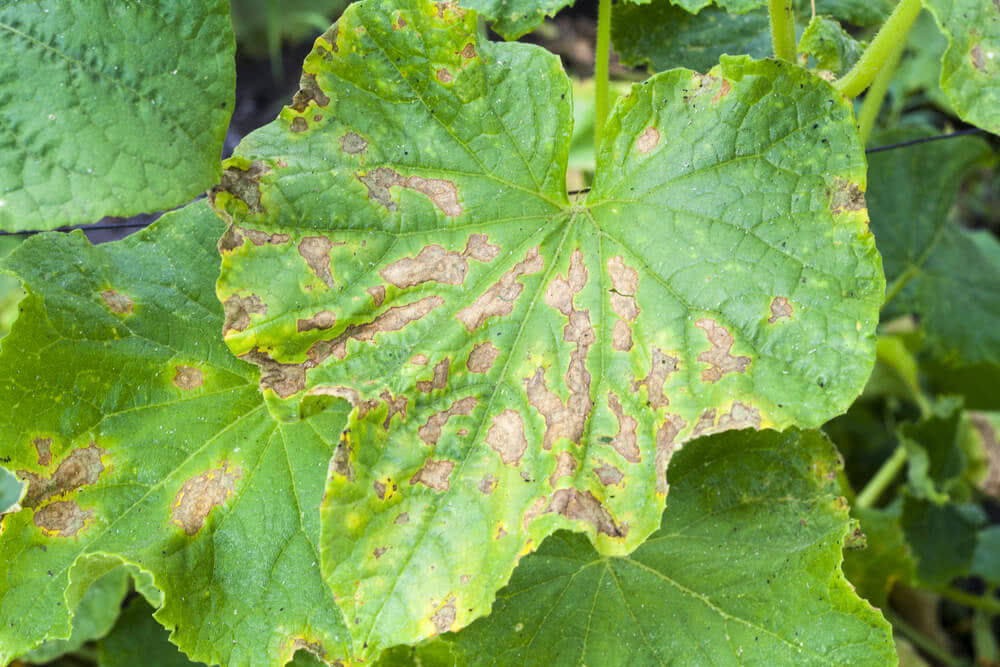
#> input picture test_images/spot2.jpg, 1000 x 667 px
$ jupyter execute 'Background Segmentation.ipynb'
#> lines starting #> are read from the running program, lines starting #| are printed output that depends on the picture; after the words box and inside, x2 and y2 are one past the last pixel; in counts of white or black regions, pixels touching at a corner belong together
[cell 1]
import numpy as np
import cv2
import matplotlib.pyplot as plt
import imutils
import seaborn as sns

<h2>Load Image</h2>

[cell 2]
image = cv2.cvtColor(cv2.imread("../../test_images/spot2.jpg"), cv2.COLOR_BGR2RGB)

plt.imshow(image)

<h2> Algorithm to segment out the background </h2>

[cell 3]
def segment_background(image):
    '''
    This functions segments out the background given a leaf image.

    Inputs:
    image => a numpy array representation of the original image.

    Returns:
    seg_image => segmented image mask
    '''
    im = np.copy(image)

    hsv = cv2.cvtColor(im, cv2.COLOR_RGB2HSV)
#> hsv: shape (667, 1000, 3); mean H, S, V 45.3, 136.6, 165.3

    s_max = np.amax(hsv[:, :, 1])
#> s_max = 255
    s_min = np.amin(hsv[:, :, 1])
#> s_min = 0

    v_max = np.amax(hsv[:, :, 2])
#> v_max = 255
    v_min = np.amin(hsv[:, :, 2])
#> v_min = 1

    hsv = hsv.reshape(-1, 3)

    for idx, pixel in enumerate(hsv):
        h, s, v = pixel
        norm_s  = (s - s_min) / (s_max - s_min)
        norm_v = (v - v_min) / (v_max - v_min)

        if norm_s > 0.1 and norm_s < 0.5:
            s = (0.7 * (s_max - s_min)) + s_min

        if norm_v > 0.6:
            v = (0.4 * (v_max - v_min)) + v_min

        hsv[idx] = np.array([h, s, v], dtype = np.uint8)
#> this loop made 667000 passes
#> (pixel, h, norm_s, norm_v) on passes 1 to 12: ([74, 93, 145], 74, 0.365, 0.567), ([73, 87, 155], 73, 0.341, 0.606), ([72, 89, 155], 72, 0.349, 0.606), ([70, 91, 151], 70, 0.357, 0.591), ([68, 93, 150], 68, 0.365, 0.587), ([67, 103, 136], 67, 0.404, 0.531), ([65, 116, 123], 65, 0.455, 0.48), ([65, 115, 124], 65, 0.451, 0.484), ([73, 118, 130], 73, 0.463, 0.508), ([73, 112, 137], 73, 0.439, 0.535), ([73, 105, 146], 73, 0.412, 0.571), ([73, 97, 158], 73, 0.38, 0.618)
#> (h, norm_s, norm_v) on passes 61 to 66: (65, 0.392, 0.63), (63, 0.357, 0.657), (60, 0.349, 0.654), (58, 0.392, 0.61), (60, 0.384, 0.669), (59, 0.392, 0.646)

    hsv = hsv.reshape(im.shape)
#> hsv: shape (667, 1000, 3); mean H, S, V 45.3, 177.3, 105.3

    im = cv2.cvtColor(hsv, cv2.COLOR_HSV2RGB)
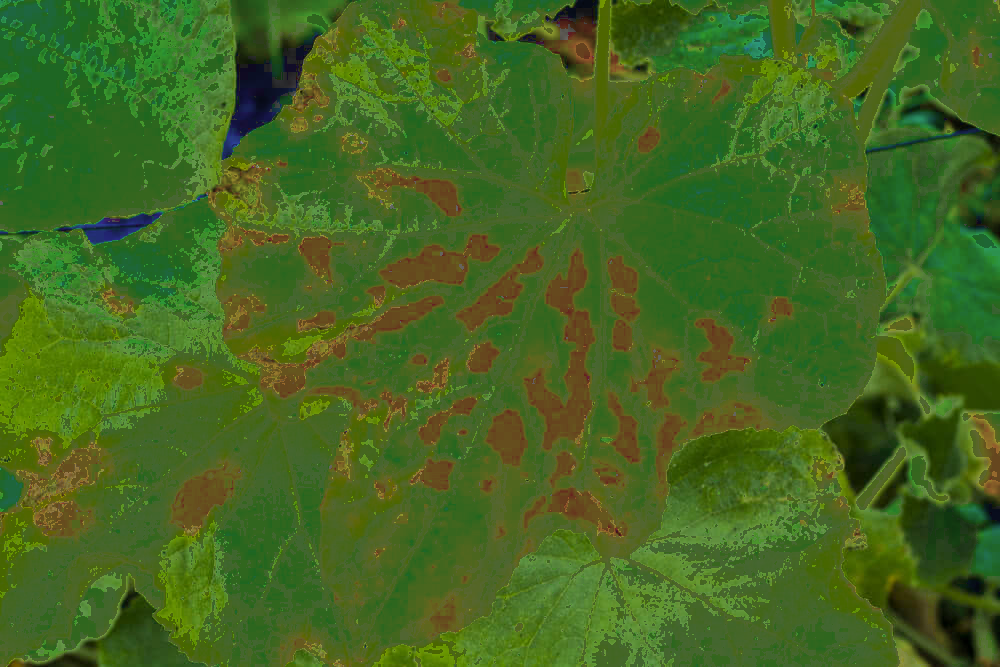
#> im: shape (667, 1000, 3); mean R, G, B 68.2, 103.1, 32.6
    #max red
    max_r = np.amax(im[:, :, 0])
#> max_r = 153

    #max green
    max_g = np.amax(im[:, :, 1])
#> max_g = 153

    #max blue
    max_b = np.amax(im[:, :, 2])
#> max_b = 151

    #calculating normalized pixels
    norm_r = im[:, :, 0] / max_r

    norm_g = im[:, :, 1] / max_g

    norm_b = im[:, :, 2] / max_b

    #calculating chromatic co-ordinates
    r = norm_r / (norm_r + norm_g + norm_b)

    g = norm_g / (norm_r + norm_g + norm_b)

    b = norm_b / (norm_r + norm_g + norm_b)


    #calculate excess green index
    ex_green = 2*g - r - b

    #calculate excess red index
    ex_red = 1.4*r - g - b


    #obtain ex_green - ex_red
    diff = (ex_green) * 255

    diff = diff.astype('uint8')

    #apply otsus thresholding on this channel
    res, th2 = cv2.threshold(diff, 0, 255, cv2.THRESH_BINARY + cv2.THRESH_OTSU)
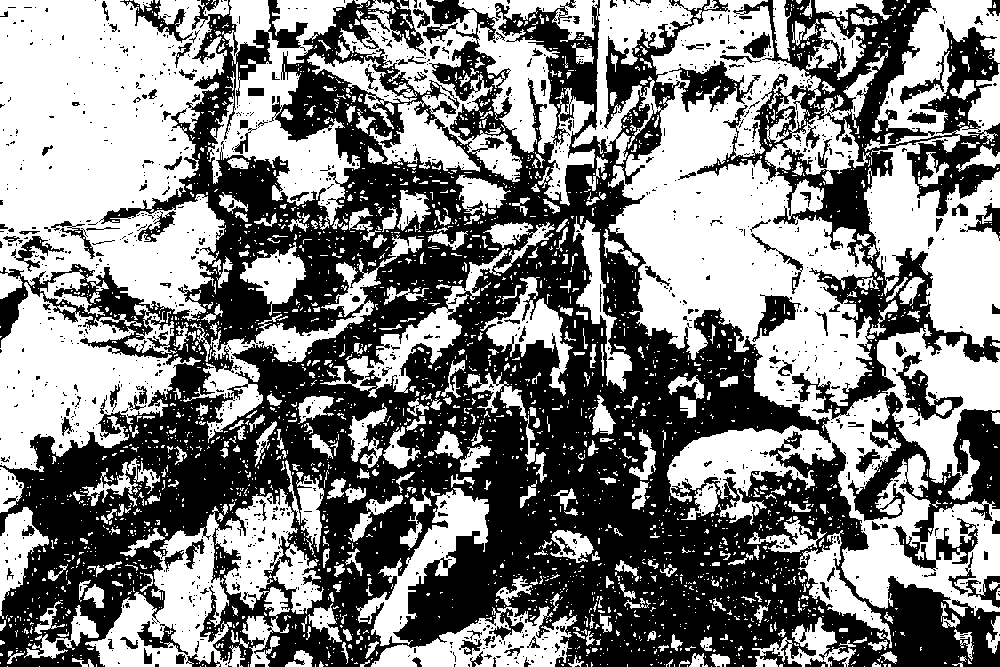
#> th2: shape (667, 1000); 50.8% white; 1320 black regions (1166 under 20 px), largest, box (x1, y1, x2, y2) and area: (0, 0, 1000, 667) 266749, (697, 0, 1000, 420) 32330, (848, 392, 1000, 571) 9262
#> res = 136

    return th2

[cell 4]
seg = segment_background(image)
plt.imshow(seg, cmap = 'gray', vmin = 0, vmax = 255)

<p> Not a good method for diseased images</p>

[cell 5]
resImg = cv2.bitwise_and(image, image, mask = 255 - seg)
plt.imshow(resImg)

[cell 6]
im = cv2.cvtColor(image, cv2.COLOR_RGB2LAB)
#> im: shape (667, 1000, 3); mean of channels 0, 1, 2 159.6, 101.4, 165.3
blur = cv2.GaussianBlur(im[:, :, 1],(5,5),0)
res, th2 = cv2.threshold(blur, 0, 255, cv2.THRESH_BINARY + cv2.THRESH_OTSU)
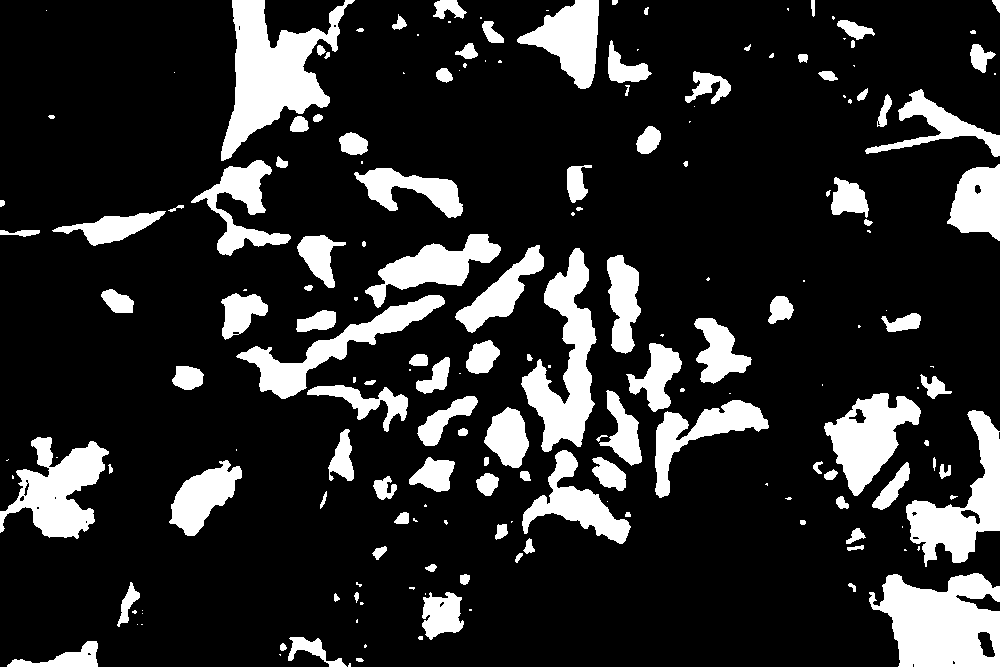
#> th2: shape (667, 1000); 17.3% white; 188 white regions (70 under 20 px), largest, box (x1, y1, x2, y2) and area: (221, 0, 355, 161) 9138, (869, 573, 1000, 667) 8766, (521, 248, 597, 452) 6761
#> res = 109

plt.imshow(th2, cmap = 'gray', vmin = 0, vmax = 255)

[cell 7]
resImg = cv2.bitwise_and(image, image, mask = 255 - th2)
plt.imshow(resImg)

<h2> Using Kmeans Clustering</h2>

[cell 8]
image2=cv2.cvtColor(image, cv2.COLOR_RGB2LAB)

l,a,b=cv2.split(image2)
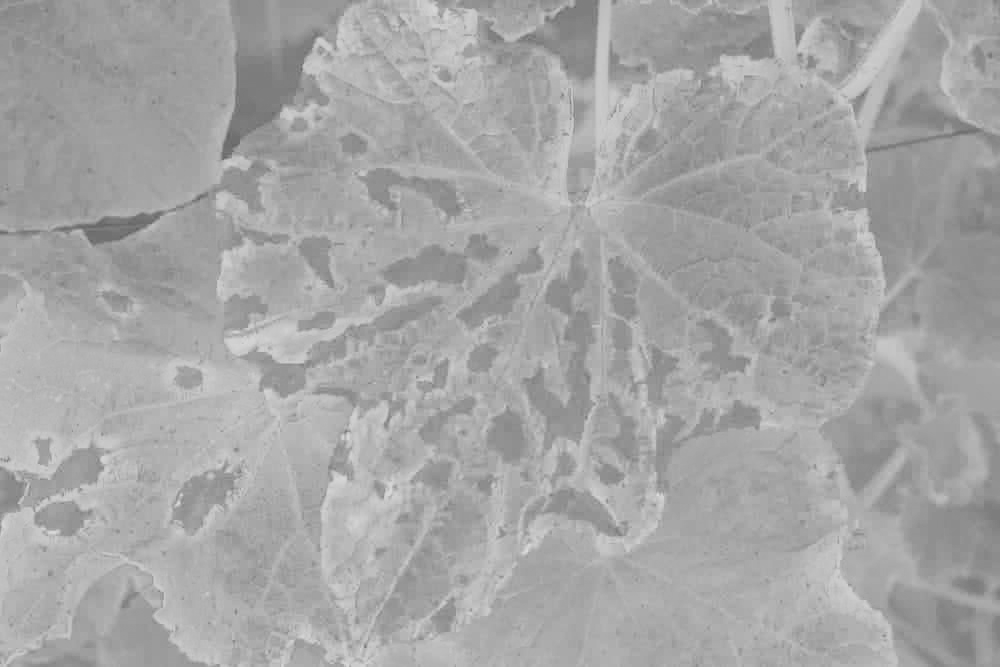
#> b: shape (667, 1000); min 97, max 221, mean 165.3

l,a,b=(l.flatten(),a.flatten(),b.flatten())
#create a vector containing a*b* channel
shape=image.shape
#> shape = (667, 1000, 3)

vector=image2[:,:,1:]
vector=vector.reshape(-1,2)
#> vector = 667000 pairs, first value 76 to 153, second value 97 to 221

#convert to float32
vector=np.float32(vector)

#criteria
criteria=(cv2.TERM_CRITERIA_EPS+cv2.TERM_CRITERIA_MAX_ITER,10,1.0)
K=4
attempts=10
ret,label,center=cv2.kmeans(vector,K,None,criteria,attempts,cv2.KMEANS_RANDOM_CENTERS)
#> ret = 49437760.7; center = [[104.8, 149.8], [126.8, 145.2], [97.76, 164.5], [94.33, 182.9]]


center=np.uint8(center)
#> center = [[104, 149], [126, 145], [97, 164], [94, 182]]
res=center[label.flatten()]
#> res = 667000 pairs, first value 94 to 126, second value 145 to 182

resArr=[]
for ele in res:
    a,b=ele[0],ele[1]
    resArr.append([90,a,b])
#> this loop made 667000 passes
resArr=np.array(resArr,dtype=np.uint8)
resArr=resArr.reshape(shape)
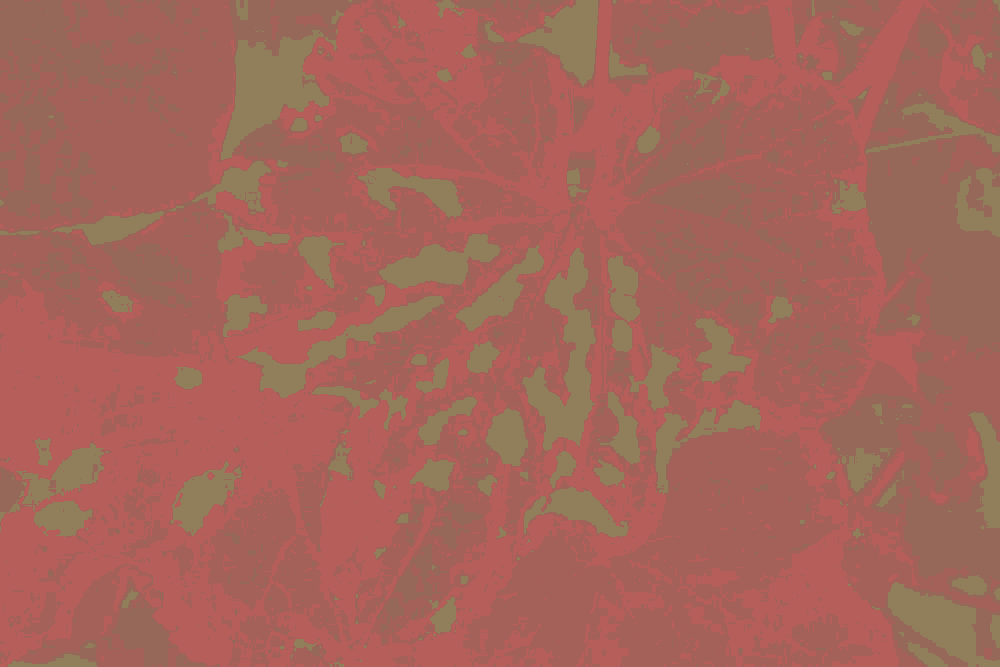
#> resArr: shape (667, 1000, 3); mean of channels 0, 1, 2 90, 100.7, 164.7; drawn as B, G, R

# rtArr=cv2.cvtColor(resArr,cv2.COLOR_LAB2RGB)
# plt.imshow(rtArr)
a_channel=resArr[:,:,1]
b_channel=resArr[:,:,2]
# plt.imshow(b_channel,cmap="gray")
# hist,bins,_=plt.hist(a_channel.flatten(),bins=256,range=(0,256))
# plt.show()
minVal=np.amin(b_channel)

#segmenting the background from the original image
resImg=[]
#will also count total pixels
totalPixels=0

for ele1,ele2 in zip(resArr.reshape(-1,3),image.reshape(-1,3)):
    b=ele1[2]
    if b==minVal:
        resImg.append([0,0,0])
    else:
        resImg.append([ele2[0],ele2[1],ele2[2]])
#> this loop made 667000 passes
#> (ele1, ele2) on passes 1 to 3: ([90, 104, 149], [92, 145, 117]), ([90, 104, 149], [102, 155, 125]), ([90, 104, 149], [101, 155, 123])
resImg = np.array(resImg, dtype = np.uint8)
resImg = resImg.reshape(image.shape)
plt.imshow(resImg)

<h2> Another algorithm to segment out background </h2>

[cell 9]
gray_img = cv2.cvtColor(image, cv2.COLOR_BGR2GRAY)

[cell 10]
plt.imshow(gray_img, cmap = 'gray', vmin = 0, vmax = 255)

[cell 11]
smooth = cv2.GaussianBlur(gray_img, (5, 5), 1)
plt.imshow(smooth, cmap = 'gray', vmin = 0, vmax = 255)

[cell 12]
edges = cv2.Canny(smooth, 10, 200)
#> edges: shape (667, 1000); 7.2% white in thin lines or dots

[cell 13]
plt.imshow(edges, cmap = 'gray', vmin = 0, vmax = 255)

[cell 14]
_, edges = cv2.threshold(edges, 0, 255, cv2.THRESH_BINARY + cv2.THRESH_OTSU)
kernel = np.ones((5, 5), dtype = np.uint8)
dilate = cv2.dilate(edges, kernel, iterations = 2)
#> dilate: shape (667, 1000); 41.8% white; 16 white regions, largest, box (x1, y1, x2, y2) and area: (0, 0, 905, 667) 236967, (0, 397, 288, 667) 25674, (832, 415, 916, 667) 5405
erosion = cv2.erode(dilate, kernel, iterations = 1)
#> erosion: shape (667, 1000); 32.1% white; 18 white regions, largest, box (x1, y1, x2, y2) and area: (0, 0, 903, 667) 183330, (0, 399, 286, 667) 19268, (834, 417, 914, 667) 3527
plt.imshow(erosion, cmap = 'gray', vmin = 0, vmax = 255)

[cell 15]
cnts, _ = cv2.findContours(erosion, cv2.RETR_EXTERNAL, cv2.CHAIN_APPROX_SIMPLE)
mask = np.ones(image.shape[:2], dtype="uint8") * 0
mask = cv2.drawContours(mask, cnts, -1, (255), cv2.FILLED)
#> mask: shape (667, 1000); 53.8% white; 23 black regions, largest, box (x1, y1, x2, y2) and area: (636, 0, 1000, 667) 118080, (0, 207, 368, 667) 76730, (0, 0, 237, 230) 38953
dilate = cv2.dilate(mask, kernel, iterations = 1)
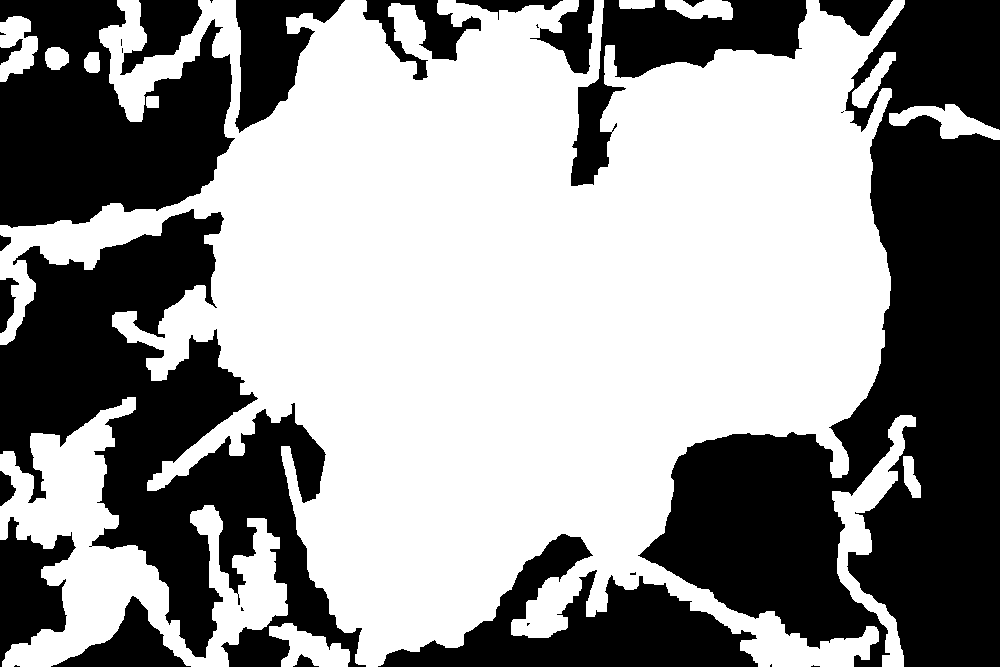
#> dilate: shape (667, 1000); 58.1% white; 31 black regions (12 under 20 px), largest, box (x1, y1, x2, y2) and area: (638, 0, 1000, 667) 111609, (0, 209, 366, 667) 67958, (0, 0, 235, 228) 35963
erode = cv2.erode(dilate, kernel, iterations = 1)
# loop over the contours        k
res = cv2.bitwise_and(image, image, mask=erode)
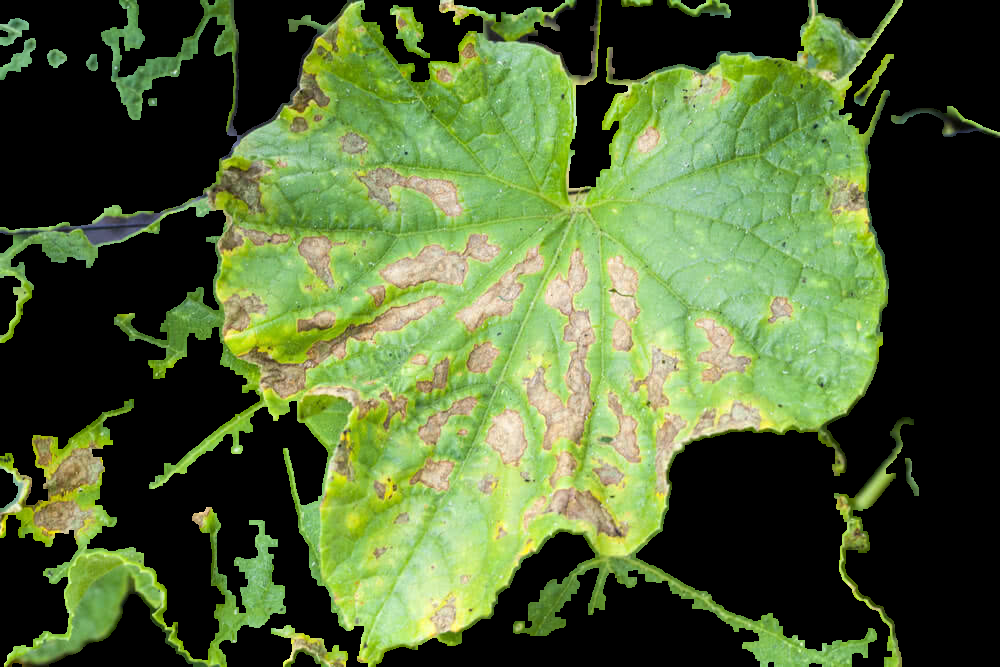
#> res: shape (667, 1000, 3); mean R, G, B 79.6, 99.2, 52.8
plt.imshow(mask, cmap = 'gray', vmin = 0, vmax = 255)
plt.imshow(res)
